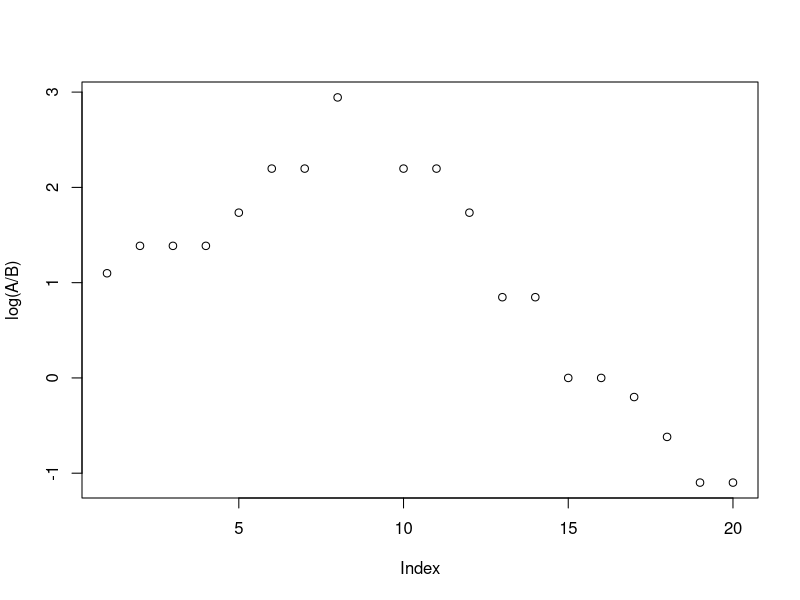

Write the R code that produced this figure. (Note: a time limit stopped this script after it produced the figure.)
## ---- chunk 1
knitr::opts_chunk$set(echo = TRUE, warning = FALSE, message = FALSE)

#Load packages
library(ggplot2)
library(tidyr)
library(reshape2)
library(cowplot)
library(data.table)

library(dplyr)
library(RColorBrewer)
library(lme4)

ggplot2::theme_set(theme_light())

glm_cb <- function(..., W, formula) {
  data <- list(...)
  
  if (is.null(W) || is.null(formula)) {
    stop("Weights (W) and formula must be provided")
  }
  
  glm_formula <- as.formula(formula)
  
  if (!all(names(data) %in% all.vars(glm_formula))) {
    stop("One or more variables in the formula are not provided as arguments")
  }
  
  #CHANGE THIS TO ADJUST TYPE OF REGRESSION
  glm_fit <- glm(glm_formula, data = as.data.frame(data), weights = W, family = binomial)
  
  #Output: Effect, Standard Error, Z-score 
  #(ignores p-value since it can be calculated from Z score; multiply by 1 if you would like to retain it)
  return(coefficients(glm_fit))
  
}

## ---- chunk 2

popsize <- 100
gs1 <- matrix(rep(1,20), ncol = 1)
gs2 <- matrix(rep(0,20), ncol = 1)

p1 <- 0.4
p2 <- 1.0

phenotypes <- matrix(c(0,0,0,0,p1,
                       0,0,0,0,p2,
                       0,0,0,0,0,
                       0,0,0,0,0), ncol = 1)

# samplelocus <- sample(1:20, 1)
# 
# newg1 <- matrix(c(gs1[1:samplelocus], gs2[(samplelocus+1):20]),nrow = 1)
# newg2 <- matrix(c(gs2[1:samplelocus], gs1[(samplelocus+1):20]),nrow = 1)
# 
# newg1 %*% phenotypes

#Set up saving data
savegenotypes_g1 <- t(data.frame(1:20))
savegenotypes_g2 <- t(data.frame(1:20))

savephenotypes_g1 <- vector()
savephenotypes_g2 <- vector()

for(i in 1:popsize){
  samplelocus <- sample(1:19, 1)
  newg1 <- matrix(c(gs1[1:samplelocus], gs2[(samplelocus+1):20]),nrow = 1)
  newg2 <- matrix(c(gs2[1:samplelocus], gs1[(samplelocus+1):20]),nrow = 1)
  
  if(i == 1){
    g1data <- newg1
    g2data <- newg2
  }else{
    g1data <- rbind(g1data, newg1)
    g2data <- rbind(g2data, newg2)

  }
  
  savephenotypes_g1[i] <- newg1 %*% phenotypes
  savephenotypes_g2[i] <- newg2 %*% phenotypes

}
## ---- chunk 3
rows <- sample(1:(2*popsize), size = 0.2*popsize, prob = c(savephenotypes_g1, savephenotypes_g2))

A <- colSums(rbind(g1data, g2data)[rows,])
B <- colSums(rbind(1-g1data, 1-g2data)[rows,])

plot(log(A/B))

replogs <- log(A/B)

## ---- chunk 4
#SETUP
popsize <- 1000

loci <- 200
x <- 30
y <- 80

gs1 <- matrix(rep(1,loci), ncol = 1)
gs2 <- matrix(rep(0,loci), ncol = 1)

p1 <- 0.4
p2 <- 1.0

phenotypes <- matrix(rep(0,loci), ncol = 1)
phenotypes[x] <- p1
phenotypes[y] <- p2
reps <- 100

#LOOP
for(k in 1:reps){
  #Set up saving data
  savegenotypes_g1 <- t(data.frame(1:loci))
  savegenotypes_g2 <- t(data.frame(1:loci))
  
  savephenotypes_g1 <- vector()
  savephenotypes_g2 <- vector()
  
  for(i in 1:popsize){
    samplelocus <- sample(1:(loci - 1), 1)
    newg1 <- matrix(c(gs1[1:samplelocus], gs2[(samplelocus+1):loci]),nrow = 1)
    newg2 <- matrix(c(gs2[1:samplelocus], gs1[(samplelocus+1):loci]),nrow = 1)
    
    if(i == 1){
      g1data <- newg1
      g2data <- newg2
    }else{
      g1data <- rbind(g1data, newg1)
      g2data <- rbind(g2data, newg2)
  
    }
    
    savephenotypes_g1[i] <- newg1 %*% phenotypes
    savephenotypes_g2[i] <- newg2 %*% phenotypes
  
  }
  
  rows <- sample(1:(2*popsize), size = 0.2*popsize, prob = c(savephenotypes_g1, savephenotypes_g2))
  
  A <- colSums(rbind(g1data, g2data)[rows,])
  B <- colSums(rbind(1-g1data, 1-g2data)[rows,])
  
  if(k == 1){
    replogs <- log(A/B)
  }else{
    replogs <- rbind(replogs, log(A/B))
  }
}

#Plot this to see if it worked
replogs %>% as.data.frame() %>% mutate(Rep = row_number()) %>% 
  pivot_longer(-Rep, names_to = c("V", "Position"), names_sep = "V", values_to = "logAlleles") %>%
  select(-V) %>% mutate_if(is.character, as.numeric) %>%
  ggplot(aes(x = Position, y = logAlleles, color = as.factor(Rep))) + geom_line() +
  geom_vline(xintercept = c(x,y), linetype = "dashed") +
  ggtitle(paste(reps, "Replicates, Population Size", popsize))
## ---- chunk 5
#SETUP
popsize <- 1000

loci <- 200
x <- 30
y <- 80

gs1 <- matrix(rep(1,loci), ncol = 1)
gs2 <- matrix(rep(0,loci), ncol = 1)

p1 <- 1.0
p2 <- 1.0

phenotypes <- matrix(rep(0,loci), ncol = 1)
phenotypes[x] <- p1
phenotypes[y] <- p2
reps <- 100

#LOOP
for(k in 1:reps){
  #Set up saving data
  savegenotypes_g1 <- t(data.frame(1:loci))
  savegenotypes_g2 <- t(data.frame(1:loci))
  
  savephenotypes_g1 <- vector()
  savephenotypes_g2 <- vector()
  
  for(i in 1:popsize){
    samplelocus <- sample(1:(loci - 1), 1)
    newg1 <- matrix(c(gs1[1:samplelocus], gs2[(samplelocus+1):loci]),nrow = 1)
    newg2 <- matrix(c(gs2[1:samplelocus], gs1[(samplelocus+1):loci]),nrow = 1)
    
    if(i == 1){
      g1data <- newg1
      g2data <- newg2
    }else{
      g1data <- rbind(g1data, newg1)
      g2data <- rbind(g2data, newg2)
  
    }
    
    savephenotypes_g1[i] <- newg1 %*% phenotypes
    savephenotypes_g2[i] <- newg2 %*% phenotypes
  
  }
  
  rows <- sample(1:(2*popsize), size = 0.2*popsize, prob = c(savephenotypes_g1, savephenotypes_g2))
  
  A <- colSums(rbind(g1data, g2data)[rows,])
  B <- colSums(rbind(1-g1data, 1-g2data)[rows,])
  
  if(k == 1){
    replogs <- log(A/B)
  }else{
    replogs <- rbind(replogs, log(A/B))
  }
}

#Plot this to see if it worked
replogs %>% as.data.frame() %>% mutate(Rep = row_number()) %>% 
  pivot_longer(-Rep, names_to = c("V", "Position"), names_sep = "V", values_to = "logAlleles") %>%
  select(-V) %>% mutate_if(is.character, as.numeric) %>%
  ggplot(aes(x = Position, y = logAlleles, color = as.factor(Rep))) + geom_line() +
  geom_vline(xintercept = c(x,y), linetype = "dashed") +
  ggtitle(paste(reps, "Replicates, Population Size", popsize))
## ---- chunk 6
#SETUP
popsize <- 1000

loci <- 200
x <- 30
y <- 180

gs1 <- matrix(rep(1,loci), ncol = 1)
gs2 <- matrix(rep(0,loci), ncol = 1)

p1 <- 0.4
p2 <- 1.0

phenotypes <- matrix(rep(0,loci), ncol = 1)
phenotypes[x] <- p1
phenotypes[y] <- p2
reps <- 100

#LOOP
for(k in 1:reps){
  #Set up saving data
  savegenotypes_g1 <- t(data.frame(1:loci))
  savegenotypes_g2 <- t(data.frame(1:loci))
  
  savephenotypes_g1 <- vector()
  savephenotypes_g2 <- vector()
  
  for(i in 1:popsize){
    samplelocus <- sample(1:(loci - 1), 1)
    newg1 <- matrix(c(gs1[1:samplelocus], gs2[(samplelocus+1):loci]),nrow = 1)
    newg2 <- matrix(c(gs2[1:samplelocus], gs1[(samplelocus+1):loci]),nrow = 1)
    
    if(i == 1){
      g1data <- newg1
      g2data <- newg2
    }else{
      g1data <- rbind(g1data, newg1)
      g2data <- rbind(g2data, newg2)
  
    }
    
    savephenotypes_g1[i] <- newg1 %*% phenotypes
    savephenotypes_g2[i] <- newg2 %*% phenotypes
  
  }
  
  rows <- sample(1:(2*popsize), size = 0.2*popsize, prob = c(savephenotypes_g1, savephenotypes_g2))
  
  A <- colSums(rbind(g1data, g2data)[rows,])
  B <- colSums(rbind(1-g1data, 1-g2data)[rows,])
  
  if(k == 1){
    replogs <- log(A/B)
  }else{
    replogs <- rbind(replogs, log(A/B))
  }
}

#Plot this to see if it worked
replogs %>% as.data.frame() %>% mutate(Rep = row_number()) %>% 
  pivot_longer(-Rep, names_to = c("V", "Position"), names_sep = "V", values_to = "logAlleles") %>%
  select(-V) %>% mutate_if(is.character, as.numeric) %>%
  ggplot(aes(x = Position, y = logAlleles, color = as.factor(Rep))) + geom_line() +
  geom_vline(xintercept = c(x,y), linetype = "dashed") +
  ggtitle(paste(reps, "Replicates, Population Size", popsize))
## ---- chunk 7
#SETUP
popsize <- 1000

loci <- 200
x <- 30
y <- 180

gs1 <- matrix(rep(1,loci), ncol = 1)
gs2 <- matrix(rep(0,loci), ncol = 1)

p1 <- 1.0
p2 <- 1.0

phenotypes <- matrix(rep(0,loci), ncol = 1)
phenotypes[x] <- p1
phenotypes[y] <- p2
reps <- 100

#LOOP
for(k in 1:reps){
  #Set up saving data
  savegenotypes_g1 <- t(data.frame(1:loci))
  savegenotypes_g2 <- t(data.frame(1:loci))
  
  savephenotypes_g1 <- vector()
  savephenotypes_g2 <- vector()
  
  for(i in 1:popsize){
    samplelocus <- sample(1:(loci - 1), 1)
    newg1 <- matrix(c(gs1[1:samplelocus], gs2[(samplelocus+1):loci]),nrow = 1)
    newg2 <- matrix(c(gs2[1:samplelocus], gs1[(samplelocus+1):loci]),nrow = 1)
    
    if(i == 1){
      g1data <- newg1
      g2data <- newg2
    }else{
      g1data <- rbind(g1data, newg1)
      g2data <- rbind(g2data, newg2)
  
    }
    
    savephenotypes_g1[i] <- newg1 %*% phenotypes
    savephenotypes_g2[i] <- newg2 %*% phenotypes
  
  }
  
  rows <- sample(1:(2*popsize), size = 0.2*popsize, prob = c(savephenotypes_g1, savephenotypes_g2))
  
  A <- colSums(rbind(g1data, g2data)[rows,])
  B <- colSums(rbind(1-g1data, 1-g2data)[rows,])
  
  if(k == 1){
    replogs <- log(A/B)
  }else{
    replogs <- rbind(replogs, log(A/B))
  }
}

#Plot this to see if it worked
replogs %>% as.data.frame() %>% mutate(Rep = row_number()) %>% 
  pivot_longer(-Rep, names_to = c("V", "Position"), names_sep = "V", values_to = "logAlleles") %>%
  select(-V) %>% mutate_if(is.character, as.numeric) %>%
  ggplot(aes(x = Position, y = logAlleles, color = as.factor(Rep))) + geom_line() +
  geom_vline(xintercept = c(x,y), linetype = "dashed") +
  ggtitle(paste(reps, "Replicates, Population Size", popsize))
## ---- chunk 8
#SETUP
popsize <- 1000

loci <- 200
x <- 30
y <- 80

gs1 <- matrix(rep(1,loci), ncol = 1)
gs2 <- matrix(rep(0,loci), ncol = 1)

p1 <- 0.4
p2 <- 1.0

phenotypes <- matrix(rep(0,loci), ncol = 1)
phenotypes[x] <- p1
phenotypes[y] <- p2
reps <- 100

#LOOP
for(k in 1:reps){
  #Set up saving data
  savegenotypes_g1 <- t(data.frame(1:loci))
  savegenotypes_g2 <- t(data.frame(1:loci))
  
  savephenotypes_g1 <- vector()
  savephenotypes_g2 <- vector()
  
  for(i in 1:popsize){
    samplelocus <- sample(1:(loci - 1), 2)
    newg1 <- matrix(c(gs1[1:min(samplelocus)], gs2[(min(samplelocus)+1):max(samplelocus)], gs1[(max(samplelocus)+1):loci]),nrow = 1)
    newg2 <- matrix(c(gs2[1:min(samplelocus)], gs1[(min(samplelocus)+1):max(samplelocus)], gs2[(max(samplelocus)+1):loci]),nrow = 1)
    
    if(i == 1){
      g1data <- newg1
      g2data <- newg2
    }else{
      g1data <- rbind(g1data, newg1)
      g2data <- rbind(g2data, newg2)
  
    }
    
    savephenotypes_g1[i] <- newg1 %*% phenotypes
    savephenotypes_g2[i] <- newg2 %*% phenotypes
  
  }
  
  rows <- sample(1:(2*popsize), size = 0.2*popsize, prob = c(savephenotypes_g1, savephenotypes_g2))
  
  A <- colSums(rbind(g1data, g2data)[rows,])
  B <- colSums(rbind(1-g1data, 1-g2data)[rows,])
  
  if(k == 1){
    replogs <- log(A/B)
  }else{
    replogs <- rbind(replogs, log(A/B))
  }
}

#Plot this to see if it worked
replogs %>% as.data.frame() %>% mutate(Rep = row_number()) %>% 
  pivot_longer(-Rep, names_to = c("V", "Position"), names_sep = "V", values_to = "logAlleles") %>%
  select(-V) %>% mutate_if(is.character, as.numeric) %>%
  ggplot(aes(x = Position, y = logAlleles, color = as.factor(Rep))) + geom_line() +
  geom_vline(xintercept = c(x,y), linetype = "dashed") +
  ggtitle(paste(reps, "Replicates, Population Size", popsize))
## ---- chunk 9
#SETUP
popsize <- 1000

loci <- 200
x <- 30
y <- 32

gs1 <- matrix(rep(1,loci), ncol = 1)
gs2 <- matrix(rep(0,loci), ncol = 1)

p1 <- 0.4
p2 <- 1.0

phenotypes <- matrix(rep(0,loci), ncol = 1)
phenotypes[x] <- p1
phenotypes[y] <- p2
reps <- 100

#LOOP
for(k in 1:reps){
  #Set up saving data
  savegenotypes_g1 <- t(data.frame(1:loci))
  savegenotypes_g2 <- t(data.frame(1:loci))
  
  savephenotypes_g1 <- vector()
  savephenotypes_g2 <- vector()
  
  for(i in 1:popsize){
    samplelocus <- sample(1:(loci - 1), 2)
    newg1 <- matrix(c(gs1[1:min(samplelocus)], gs2[(min(samplelocus)+1):max(samplelocus)], gs1[(max(samplelocus)+1):loci]),nrow = 1)
    newg2 <- matrix(c(gs2[1:min(samplelocus)], gs1[(min(samplelocus)+1):max(samplelocus)], gs2[(max(samplelocus)+1):loci]),nrow = 1)
    
    if(i == 1){
      g1data <- newg1
      g2data <- newg2
    }else{
      g1data <- rbind(g1data, newg1)
      g2data <- rbind(g2data, newg2)
  
    }
    
    savephenotypes_g1[i] <- newg1 %*% phenotypes
    savephenotypes_g2[i] <- newg2 %*% phenotypes
  
  }
  
  rows <- sample(1:(2*popsize), size = 0.2*popsize, prob = c(savephenotypes_g1, savephenotypes_g2))
  
  A <- colSums(rbind(g1data, g2data)[rows,])
  B <- colSums(rbind(1-g1data, 1-g2data)[rows,])
  
  if(k == 1){
    replogs <- log(A/B)
  }else{
    replogs <- rbind(replogs, log(A/B))
  }
}

#Plot this to see if it worked
replogs %>% as.data.frame() %>% mutate(Rep = row_number()) %>% 
  pivot_longer(-Rep, names_to = c("V", "Position"), names_sep = "V", values_to = "logAlleles") %>%
  select(-V) %>% mutate_if(is.character, as.numeric) %>%
  ggplot(aes(x = Position, y = logAlleles, color = as.factor(Rep))) + geom_line() +
  geom_vline(xintercept = c(x,y), linetype = "dashed") +
  ggtitle(paste(reps, "Replicates, Population Size", popsize))
## ---- chunk 10
#SETUP
popsize <- 1000

loci <- 200
x <- 30
y <- 80

gs1 <- matrix(rep(1,loci), ncol = 1)
gs2 <- matrix(rep(0,loci), ncol = 1)

p1 <- 4.0
p2 <- 2.0

phenotypes <- matrix(rep(0,loci), ncol = 1)
phenotypes[x] <- p1
phenotypes[y] <- p2
reps <- 100

#LOOP
for(k in 1:reps){
  #Set up saving data
  savegenotypes_g1 <- t(data.frame(1:loci))
  savegenotypes_g2 <- t(data.frame(1:loci))
  
  savephenotypes_g1 <- vector()
  savephenotypes_g2 <- vector()
  
  for(i in 1:popsize){
    samplelocus <- sample(1:(loci - 1), 2)
    newg1 <- matrix(c(gs1[1:min(samplelocus)], gs2[(min(samplelocus)+1):max(samplelocus)], gs1[(max(samplelocus)+1):loci]),nrow = 1)
    newg2 <- matrix(c(gs2[1:min(samplelocus)], gs1[(min(samplelocus)+1):max(samplelocus)], gs2[(max(samplelocus)+1):loci]),nrow = 1)
    
    if(i == 1){
      g1data <- newg1
      g2data <- newg2
    }else{
      g1data <- rbind(g1data, newg1)
      g2data <- rbind(g2data, newg2)
  
    }
    
    savephenotypes_g1[i] <- newg1 %*% phenotypes
    savephenotypes_g2[i] <- newg2 %*% phenotypes
  
  }
  
  rows <- sample(1:(2*popsize), size = 0.2*popsize, prob = c(savephenotypes_g1, savephenotypes_g2))
  
  A <- colSums(rbind(g1data, g2data)[rows,])
  B <- colSums(rbind(1-g1data, 1-g2data)[rows,])
  
  if(k == 1){
    replogs <- log(A/B)
  }else{
    replogs <- rbind(replogs, log(A/B))
  }
}

#Plot this to see if it worked
replogs %>% as.data.frame() %>% mutate(Rep = row_number()) %>% 
  pivot_longer(-Rep, names_to = c("V", "Position"), names_sep = "V", values_to = "logAlleles") %>%
  select(-V) %>% mutate_if(is.character, as.numeric) %>%
  ggplot(aes(x = Position, y = logAlleles, color = as.factor(Rep))) + geom_line() +
  geom_vline(xintercept = c(x,y), linetype = "dashed") +
  ggtitle(paste(reps, "Replicates, Population Size", popsize))
## ---- chunk 11
#SETUP
popsize <- 1000

loci <- 200
x <- 30
y <- 80

gs1 <- matrix(rep(1,loci), ncol = 1)
gs2 <- matrix(rep(0,loci), ncol = 1)

p1 <- 0
p2 <- 100.0

phenotypes <- matrix(rep(0,loci), ncol = 1)
phenotypes[x] <- p1
phenotypes[y] <- p2
reps <- 100

#LOOP
for(k in 1:reps){
  #Set up saving data
  savegenotypes_g1 <- t(data.frame(1:loci))
  savegenotypes_g2 <- t(data.frame(1:loci))
  
  savephenotypes_g1 <- vector()
  savephenotypes_g2 <- vector()
  
  for(i in 1:popsize){
    samplelocus <- sample(1:(loci - 1), 2)
    newg1 <- matrix(c(gs1[1:min(samplelocus)], gs2[(min(samplelocus)+1):max(samplelocus)], gs1[(max(samplelocus)+1):loci]),nrow = 1)
    newg2 <- matrix(c(gs2[1:min(samplelocus)], gs1[(min(samplelocus)+1):max(samplelocus)], gs2[(max(samplelocus)+1):loci]),nrow = 1)
    
    if(i == 1){
      g1data <- newg1
      g2data <- newg2
    }else{
      g1data <- rbind(g1data, newg1)
      g2data <- rbind(g2data, newg2)
  
    }
    
    savephenotypes_g1[i] <- newg1 %*% phenotypes
    savephenotypes_g2[i] <- newg2 %*% phenotypes
  
  }
  
  rows <- sample(1:(2*popsize), size = 0.2*popsize, prob = c(savephenotypes_g1, savephenotypes_g2))
  
  A <- colSums(rbind(g1data, g2data)[rows,])
  B <- colSums(rbind(1-g1data, 1-g2data)[rows,])
  
  if(k == 1){
    replogs <- log(A/B)
  }else{
    replogs <- rbind(replogs, log(A/B))
  }
}

#Plot this to see if it worked
replogs %>% as.data.frame() %>% mutate(Rep = row_number()) %>% 
  pivot_longer(-Rep, names_to = c("V", "Position"), names_sep = "V", values_to = "logAlleles") %>%
  select(-V) %>% mutate_if(is.character, as.numeric) %>%
  ggplot(aes(x = Position, y = logAlleles, color = as.factor(Rep))) + geom_line() +
  geom_vline(xintercept = c(x,y), linetype = "dashed") +
  ggtitle(paste(reps, "Replicates, Population Size", popsize))
## ---- chunk 12
#SETUP
popsize <- 1000

loci <- 200
x <- 30
y <- 80

gs1 <- matrix(rep(1,loci), ncol = 1)
gs2 <- matrix(rep(0,loci), ncol = 1)

p1 <- 10.0
p2 <- 100.0

phenotypes <- matrix(rep(0,loci), ncol = 1)
phenotypes[x] <- p1
phenotypes[y] <- p2
reps <- 100

#LOOP
for(k in 1:reps){
  #Set up saving data
  savegenotypes_g1 <- t(data.frame(1:loci))
  savegenotypes_g2 <- t(data.frame(1:loci))
  
  savephenotypes_g1 <- vector()
  savephenotypes_g2 <- vector()
  
  for(i in 1:popsize){
    samplelocus <- sample(1:(loci - 1), 2)
    newg1 <- matrix(c(gs1[1:min(samplelocus)], gs2[(min(samplelocus)+1):max(samplelocus)], gs1[(max(samplelocus)+1):loci]),nrow = 1)
    newg2 <- matrix(c(gs2[1:min(samplelocus)], gs1[(min(samplelocus)+1):max(samplelocus)], gs2[(max(samplelocus)+1):loci]),nrow = 1)
    
    if(i == 1){
      g1data <- newg1
      g2data <- newg2
    }else{
      g1data <- rbind(g1data, newg1)
      g2data <- rbind(g2data, newg2)
  
    }
    
    savephenotypes_g1[i] <- newg1 %*% phenotypes
    savephenotypes_g2[i] <- newg2 %*% phenotypes
  
  }
  
  rows <- sample(1:(2*popsize), size = 0.2*popsize, prob = c(savephenotypes_g1, savephenotypes_g2))
  
  A <- colSums(rbind(g1data, g2data)[rows,])
  B <- colSums(rbind(1-g1data, 1-g2data)[rows,])
  
  if(k == 1){
    replogs <- log(A/B)
  }else{
    replogs <- rbind(replogs, log(A/B))
  }
}

#Plot this to see if it worked
replogs %>% as.data.frame() %>% mutate(Rep = row_number()) %>% 
  pivot_longer(-Rep, names_to = c("V", "Position"), names_sep = "V", values_to = "logAlleles") %>%
  select(-V) %>% mutate_if(is.character, as.numeric) %>%
  ggplot(aes(x = Position, y = logAlleles, color = as.factor(Rep))) + geom_line() +
  geom_vline(xintercept = c(x,y), linetype = "dashed") +
  ggtitle(paste(reps, "Replicates, Population Size", popsize))
## ---- chunk 13
#SETUP
popsize <- 1000

loci <- 200
x <- 30
y <- 80

gs1 <- matrix(rep(1,loci), ncol = 1)
gs2 <- matrix(rep(0,loci), ncol = 1)

p1 <- 50.0
p2 <- 100.0

phenotypes <- matrix(rep(0,loci), ncol = 1)
phenotypes[x] <- p1
phenotypes[y] <- p2
reps <- 100

#LOOP
for(k in 1:reps){
  #Set up saving data
  savegenotypes_g1 <- t(data.frame(1:loci))
  savegenotypes_g2 <- t(data.frame(1:loci))
  
  savephenotypes_g1 <- vector()
  savephenotypes_g2 <- vector()
  
  for(i in 1:popsize){
    samplelocus <- sample(1:(loci - 1), 2)
    newg1 <- matrix(c(gs1[1:min(samplelocus)], gs2[(min(samplelocus)+1):max(samplelocus)], gs1[(max(samplelocus)+1):loci]),nrow = 1)
    newg2 <- matrix(c(gs2[1:min(samplelocus)], gs1[(min(samplelocus)+1):max(samplelocus)], gs2[(max(samplelocus)+1):loci]),nrow = 1)
    
    if(i == 1){
      g1data <- newg1
      g2data <- newg2
    }else{
      g1data <- rbind(g1data, newg1)
      g2data <- rbind(g2data, newg2)
  
    }
    
    savephenotypes_g1[i] <- newg1 %*% phenotypes
    savephenotypes_g2[i] <- newg2 %*% phenotypes
  
  }
  
  rows <- sample(1:(2*popsize), size = 0.2*popsize, prob = c(savephenotypes_g1, savephenotypes_g2))
  
  A <- colSums(rbind(g1data, g2data)[rows,])
  B <- colSums(rbind(1-g1data, 1-g2data)[rows,])
  
  if(k == 1){
    replogs <- log(A/B)
  }else{
    replogs <- rbind(replogs, log(A/B))
  }
}

#Plot this to see if it worked
replogs %>% as.data.frame() %>% mutate(Rep = row_number()) %>% 
  pivot_longer(-Rep, names_to = c("V", "Position"), names_sep = "V", values_to = "logAlleles") %>%
  select(-V) %>% mutate_if(is.character, as.numeric) %>%
  ggplot(aes(x = Position, y = logAlleles, color = as.factor(Rep))) + geom_line() +
  geom_vline(xintercept = c(x,y), linetype = "dashed") +
  ggtitle(paste(reps, "Replicates, Population Size", popsize))
